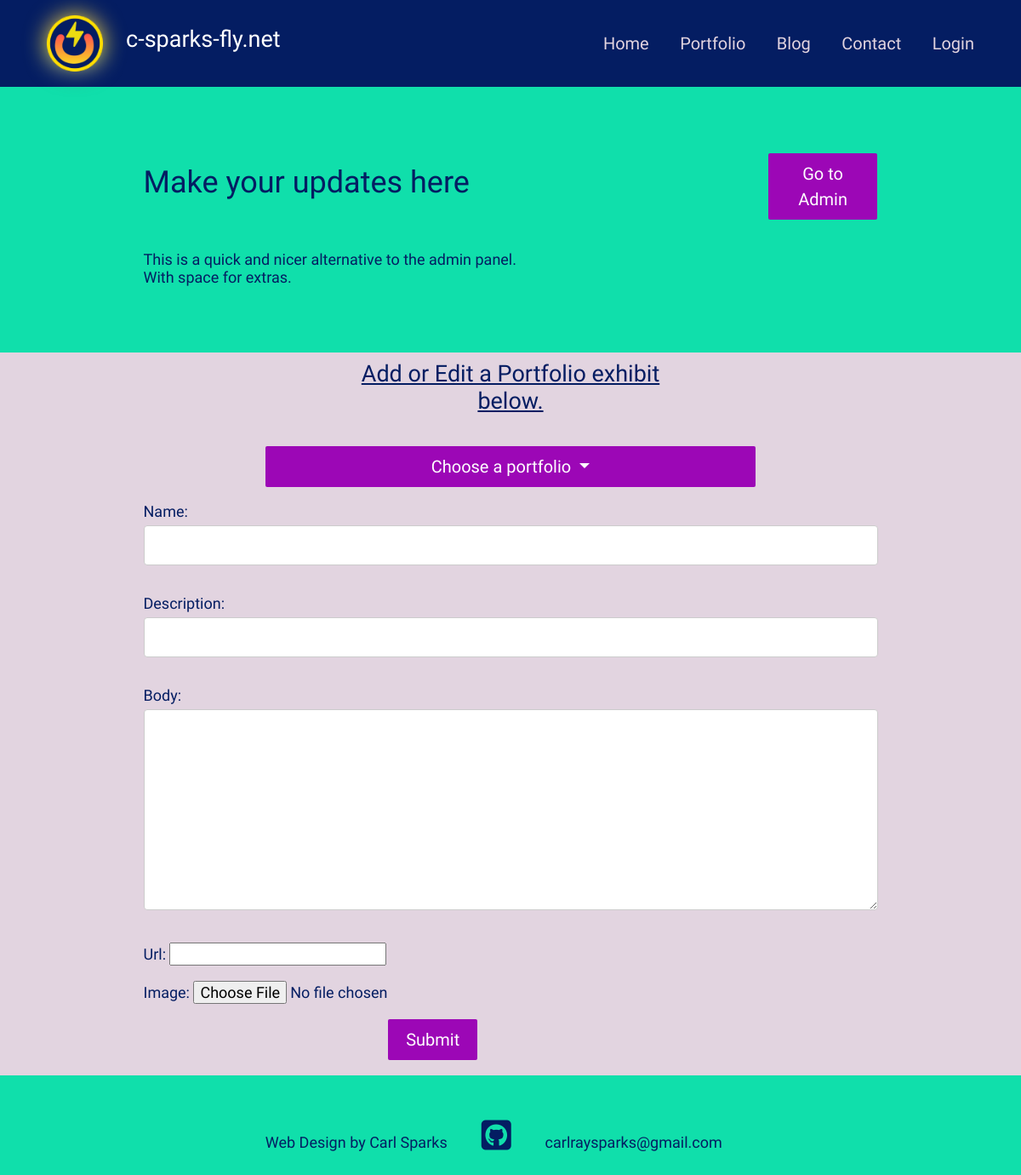
The app's page /dashboard/, older data.
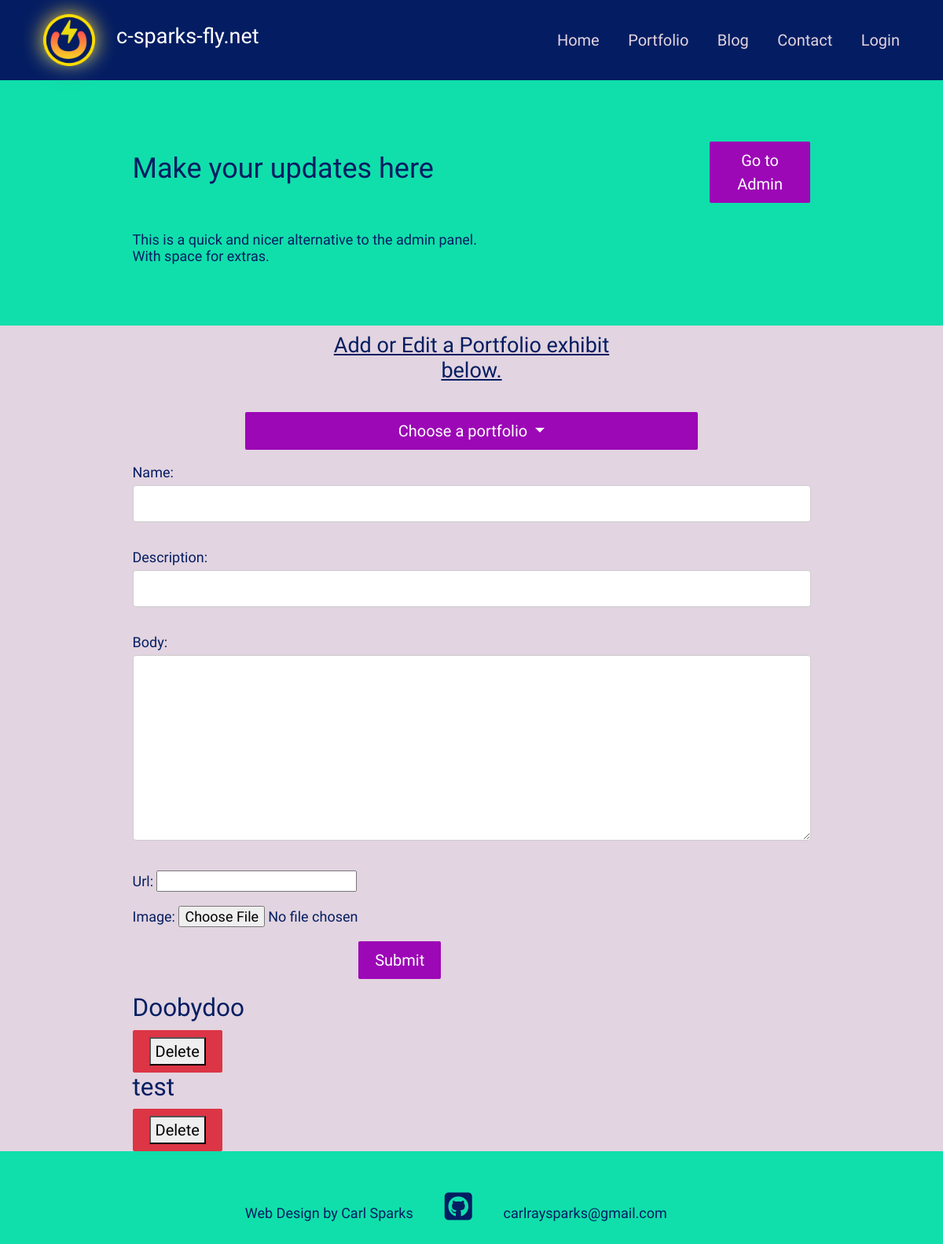
The same page, newer data.
### main/models.py (models this page shows, shortened)
class Portfolio(models.Model):
    class Meta:
         ordering = ["name"]
    created_on = models.DateTimeField(default=timezone.now)
    name = models.CharField(max_length=200, blank=True, null=True)
    description = models.CharField(max_length=500, blank=True, null=True)
    body = models.TextField(blank=True, null=True)
    image = models.ImageField(upload_to='dir_on_cloudinary', blank=True)
    url = models.URLField(blank=True, null=True)
    slug = models.SlugField(null=True, blank=True)
    is_active = models.BooleanField(default=True)

### main/views.py (the view)
# urls.py: path('dashboard/', dashboard_view, name='dashboard'),
def dashboard_view(request):
    if request.method == 'POST':
        operation = request.POST.get('operation')
        if operation == 'create':
            form = PortfolioForm(request.POST, request.FILES)
            if form.is_valid():
                form.save()
                messages.success(request, 'Portfolio item created successfully.')
                return redirect('main:dashboard')
        elif operation == 'update':
            portfolio_id = request.POST.get('portfolio_id')
            portfolio = get_object_or_404(Portfolio, pk=portfolio_id)
            form = PortfolioForm(request.POST, request.FILES, instance=portfolio)
            if form.is_valid():
                form.save()
                messages.success(request, 'Portfolio item updated successfully.')
                return redirect('main:dashboard')
    else:
        form = PortfolioForm()
    portfolios = Portfolio.objects.all()
    return render(request, 'main/dashboard.html', {'portfolios': portfolios, 'form': form})

### main/forms.py
class PortfolioForm(forms.ModelForm):
    class Meta:
        model = Portfolio
        fields = ['name', 'description', 'body', 'url', 'image']

### portfolio/context_processors.py (called while the page is built)
def project_context(request):
    context = {
        'me': User.objects.first(),
    }
    return context

### main/templates/main/dashboard.html (shortened to what this page needs)
{% extends 'main/base.html' %}
{% load static %}
{% block content %}
<section>
  <div class="innerPageBannerCol">
    <div class="container">
      <div class="row g-3 g-md-3  align-items-center">
        <div class="col-md-8">
          <div class="bannerContent">
            <h2>Make your updates here</h2>
          </div>
        </div>
        <div class="col-md-2 offset-2">
          <a href="{% url 'admin:index' %}" class="btn btnPrimary">Go to Admin</a>
        </div>
      </div>
      <div class="row pt-3">
        <p class="pt-3">This is a quick and nicer alternative to the admin panel. <br> With space for extras.</p>
      </div>
    </div>
  </div>
</section>
<section>
  <div class="lightBg">
    <div class="container-xl">
      <div class="row">
        <h4 class="col-6 offset-3 pt-2 pb-2 text-center text-decoration-underline" id="add-new-entry">Add or Edit a Portfolio exhibit below.</h4>
        <div class="dropdown">
          <button class="col-8 offset-2 mt-3 mb-3 btn btnPrimary dropdown-toggle" type="button" data-bs-toggle="dropdown" aria-expanded="false">
            Choose a portfolio
          </button>
        </div>
      </div>
      <div class="col">
        <form id="UpdatePortfoliosForm" method="POST" action="{% url 'main:dashboard' %}" enctype="multipart/form-data">
          {{ form.as_p }}
          <div class="col-4 offset-4">
              <input class="btn btnPrimary mb-3" type="submit" value="Submit">
          </div>
      </form>
  <div class="row">
      {% for portfolio in portfolios %}
    <div col-1>
        <h3>{{ portfolio.name }}</h3>
        <form class="btn btn-danger" method="post" action="{% url 'main:portfolio_delete' portfolio.id %}">
            <button type="submit">Delete</button>
        </form>
    </div>
  </div>
{% endfor %}
      </div>
    </div>
  </div>
</section>
{% endblock %}

Row changes from the older to the newer data that the page shows:
added Portfolio: name "Doobydoo"
added Portfolio: name "test"
